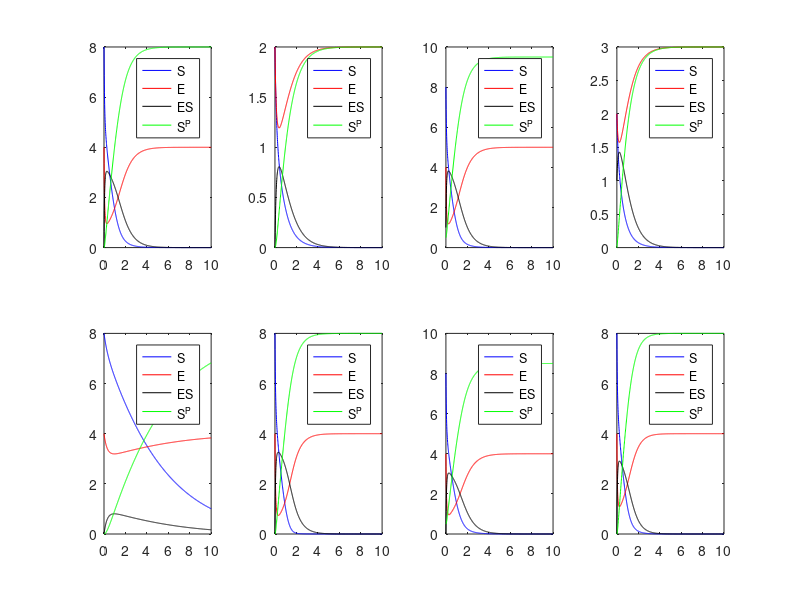
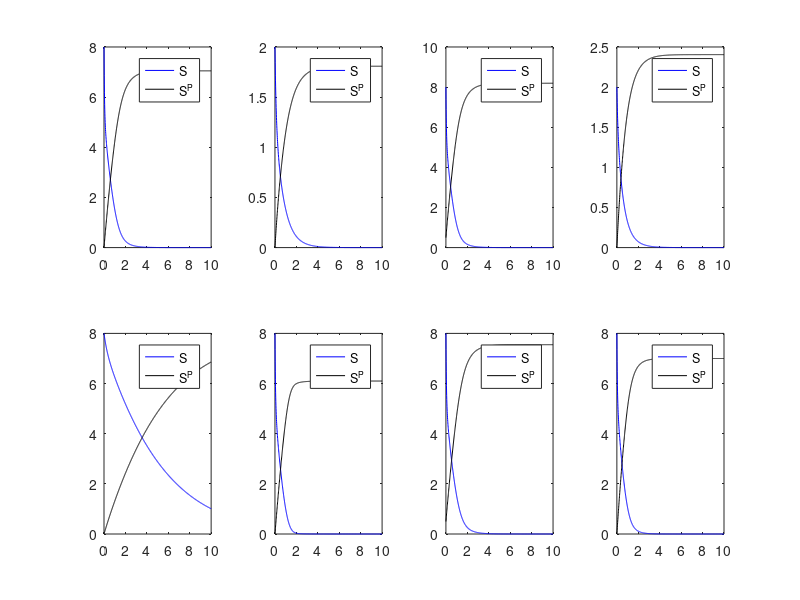
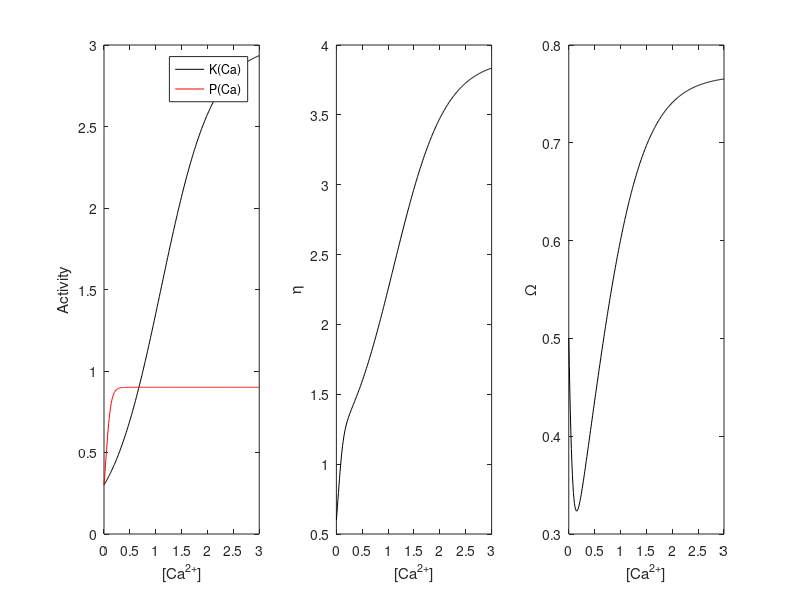
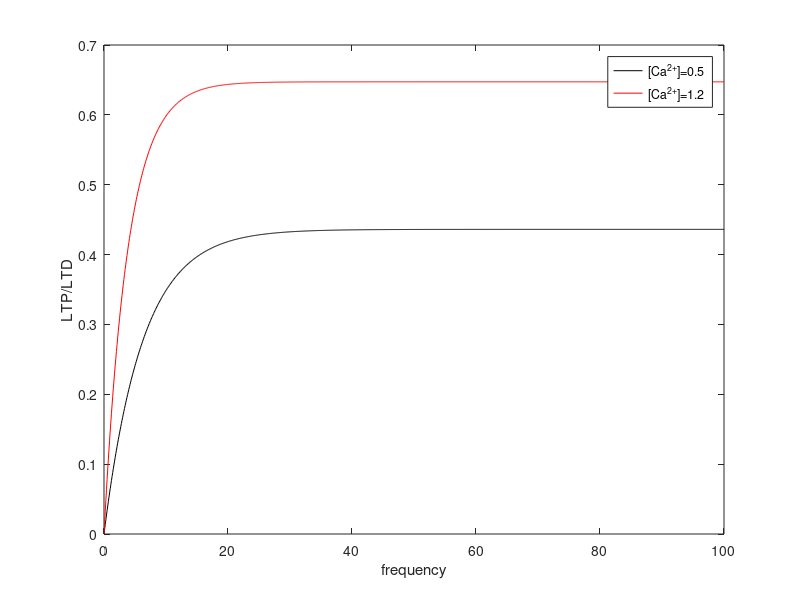

These figures' MATLAB source, in order:
figure(1)
k1 = [2 2 2 2 0.1 2 2 2];
k1n = [1 1 1 1 1 0.1 1 1];
k2 = [1.5 1.5 1.5 1.5 1.5 1.5 1.5 2];
T = 10;
dt = 0.01;
N = T/dt;
S = zeros(8,N);
E = S; ES = S; SP = S; 
S(:,1) = [8 2 8 2 8 8 8 8];
E(:,1) = [4 2 4 2 4 4 4 4];
ES(:,1) = [0 0 1 1 0 0 0 0];
SP(:,1) = [0 0 0.5 0 0 0 0.5 0];
t = linspace(0,T,N);
for j = 1:8
    for i = 2:N
    ds = k1n(j)*ES(j,i-1)-k1(j)*S(j,i-1)*E(j,i-1);
    de = k1n(j)*ES(j,i-1)+k2(j)*ES(j,i-1)-k1(j)*S(j,i-1)*E(j,i-1);
    des = k1(j)*S(j,i-1)*E(j,i-1)-k1n(j)*ES(j,i-1)-k2(j)*ES(j,i-1);
    dsp = k2(j)*ES(j,i-1);
    S(j,i) = S(j,i-1)+ds*dt;
    E(j,i) = E(j,i-1)+de*dt;
    ES(j,i) = ES(j,i-1)+des*dt;
    SP(j,i) = SP(j,i-1)+dsp*dt;
    end
end
for j = 1:8
subplot(2,4,j)
plot(t,S(j,:),'b-',t,E(j,:),'r-',t,ES(j,:),'k-',t,SP(j,:),'g-')
legend('S','E','ES','S^P','location','Best')
end
figure(2)
SP2 = zeros(8,N);
SP2(:,1) = [0 0 0.5 0 0 0 0.5 0];
Etotal = [4 2 5 3 4 4 4 4];
vmax = Etotal.*k2;
km = (k1n+k2)./k1;
for j = 1:8
   for i = 2:N
    dsp2 = vmax(j)*S(j,i-1)/(km(j)+S(j,i-1));
    SP2(j,i) = SP2(j,i-1)+dsp2*dt;
   end
end
for j = 1:8
subplot(2,4,j)
plot(t,S(j,:),'b-',t,SP2(j,:),'k-')
legend('S','S^P','location','Best')
end
figure(3)
Atotal = 1;
Ca = 0:0.01:3;
K = 30./(10+90*exp(-2*Ca));
P = 9./(10+20*exp(-20*Ca));
eta = K+P;
omega = Atotal*K./eta;
subplot(1,3,1)
plot(Ca,K,'k-',Ca,P,'r-')
legend('K(Ca)','P(Ca)')
xlabel('[Ca^{2+}]')
ylabel('Activity')
subplot(1,3,2)
plot(Ca,eta,'k-')
xlabel('[Ca^{2+}]')
ylabel('\eta')
subplot(1,3,3)
plot(Ca,omega,'k-')
xlabel('[Ca^{2+}]')
ylabel('\Omega')
figure(4)
Ap = zeros(2,N);
dAp = zeros(2,1);
for i = 2:N
dAp(1)=eta(Ca==0.5)*(omega(Ca==0.5)-Ap(1,i-1));
dAp(2)=eta(Ca==1.2)*(omega(Ca==1.2)-Ap(2,i-1));
Ap(1,i)=dAp(1)*dt+Ap(1,i-1);
Ap(2,i)=dAp(2)*dt+Ap(2,i-1);
end
F = 1/dt;
f = linspace(0,F,N);
plot(f,Ap(1,:),'k-',f,Ap(2,:),'r')
xlabel('frequency')
ylabel('LTP/LTD')
legend('[Ca^{2+}]=0.5','[Ca^{2+}]=1.2')